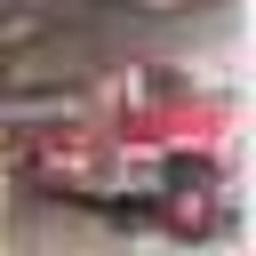
#> input picture examples/ai_generated_metadata.jpg, 256 x 256 px
$ python -i copy_move.py   (imports and definitions only)
#> lines starting #> are read from the running program, lines starting #| are printed output that depends on the picture
#> further down, picture is the input picture: PIL image 256x256 RGB; mean R, G, B 148.1, 118.7, 120.1
"""SIFT-based copy-move forgery detection.

Match a SIFT descriptor against the rest of the image; pairs that survive
Lowe's ratio test and a spatial-distance threshold are candidate clone
regions. Many such pairs => the image likely has a duplicated region.
"""
from __future__ import annotations

from typing import Tuple

import cv2
import numpy as np
from PIL import Image, ImageDraw

Point = Tuple[float, float]
MatchPair = Tuple[Point, Point]


def _sift():
    """OpenCV moved SIFT between modules across versions; try both."""
    if hasattr(cv2, "SIFT_create"):
        return cv2.SIFT_create()
    return cv2.xfeatures2d.SIFT_create()  # type: ignore[attr-defined]


def detect_copy_move(
    pil_image: Image.Image,
    min_matches: int = 10,
    min_distance: float = 40.0,
    ratio: float = 0.7,
) -> dict:
    """Find duplicated regions via self-matched SIFT keypoints."""
#> called with min_matches = 10, min_distance = 40, ratio = 0.7
    if pil_image.mode != "RGB":
        pil_image = pil_image.convert("RGB")
    img = np.asarray(pil_image)
    gray = cv2.cvtColor(img, cv2.COLOR_RGB2GRAY)
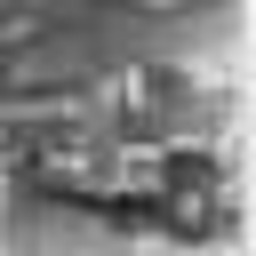
#> gray: shape (256, 256); min 24, max 246, mean 127.6

    sift = _sift()
    kp, desc = sift.detectAndCompute(gray, None)
#> kp = 48 keypoints; strongest (x, y, size): (127, 211, 27.7), (191, 206, 15.3), (192, 169, 30.4), (78, 163, 12.9)
    if desc is None or len(kp) < 4:
        return {"matches_count": 0, "match_pairs": [], "is_tampered": False}

    bf = cv2.BFMatcher(cv2.NORM_L2)
    # k=3 so [0] is self-match (distance 0) and [1], [2] are real candidates.
    knn = bf.knnMatch(np.asarray(desc, dtype=np.float32), np.asarray(desc, dtype=np.float32), k=3)
#> knn = 48 matches

    pairs: list[MatchPair] = []
    seen: set[tuple[int, int]] = set()
    for matches in knn:
        if len(matches) < 3:
            continue
        m, n = matches[1], matches[2]
        if n.distance == 0 or m.distance / n.distance > ratio:
            continue
        i, j = m.queryIdx, m.trainIdx
        if i == j:
            continue
        p1 = kp[i].pt
        p2 = kp[j].pt
        if float(np.hypot(p1[0] - p2[0], p1[1] - p2[1])) < min_distance:
            continue
        key = (min(i, j), max(i, j))
        if key in seen:
            continue
        seen.add(key)
        a: Point = (float(p1[0]), float(p1[1]))
        b: Point = (float(p2[0]), float(p2[1]))
        pairs.append((a, b))
#> this loop made 48 passes
#> after the loop, pairs = []; seen = 0 items

    return {
        "matches_count": len(pairs),
        "match_pairs": pairs,
        "is_tampered": len(pairs) >= min_matches,
    }


def visualize_copy_move(
    pil_image: Image.Image,
    match_pairs: list[MatchPair],
) -> Image.Image:
    """Draw lines + endpoints for each matched pair onto a copy of the image."""
    img = pil_image.convert("RGB").copy()
    draw = ImageDraw.Draw(img)
    for p1, p2 in match_pairs:
        draw.line([p1, p2], fill=(255, 0, 0), width=2)
        for p in (p1, p2):
            r = 3
            draw.ellipse([p[0] - r, p[1] - r, p[0] + r, p[1] + r], fill=(0, 255, 0))
    return img

>>> from PIL import Image
>>> picture = Image.open('../../examples/ai_generated_metadata.jpg')
>>> result = detect_copy_move(picture)
#> result = {'matches_count': 0, 'match_pairs': [], 'is_tampered': False}
